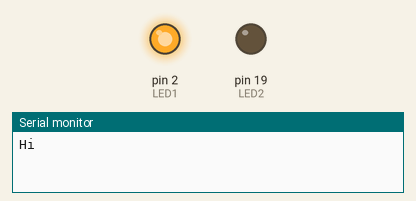
The sketch below on a simulated Arduino Uno, built with avr-gcc and run on an emulated ATmega328P. Parts: output pins drawn as LEDs (lit = HIGH), the last lines printed to the serial monitor.

Above: at 0.2 s.
At 1.5 s:
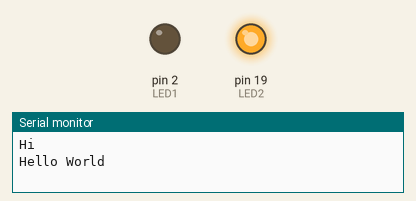
At 5.5 s:
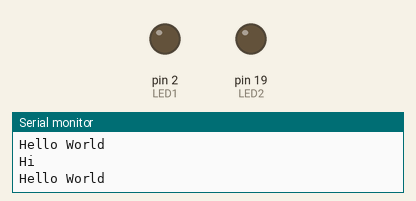
Timing chart, 0 to 6.9 s (numbered marks = the images above):
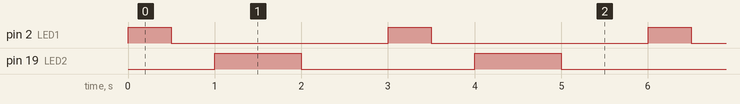

The sketch:

prg_fun.ino
```cpp
#define LED1 2
#define LED2 19

void setup() {
  // put your setup code here, to run once:
  pinMode(LED1, OUTPUT);
  pinMode(LED2, OUTPUT);
  Serial.begin(9600);   // Start serial communication
}

void loop()
{
  Serial.println("Hi");
  blinkLED(LED1, 500);
  Serial.println("Hello World");
  blinkLED(LED2, 1000);

}

void blinkLED(int pin, int delay_value)
{
  digitalWrite(pin, HIGH);
  delay(delay_value);
  digitalWrite(pin, LOW);
  delay(delay_value);
}
```

Measured:
- by itself, pin 2 (LED1): alternates HIGH for 0.50 s and LOW for 2.5 s
- by itself, pin 19 (LED2): alternates HIGH for 1.0 s and LOW for 2.0 s
- by itself, everything shown: repeats every 3.0 s, in 4 steps
